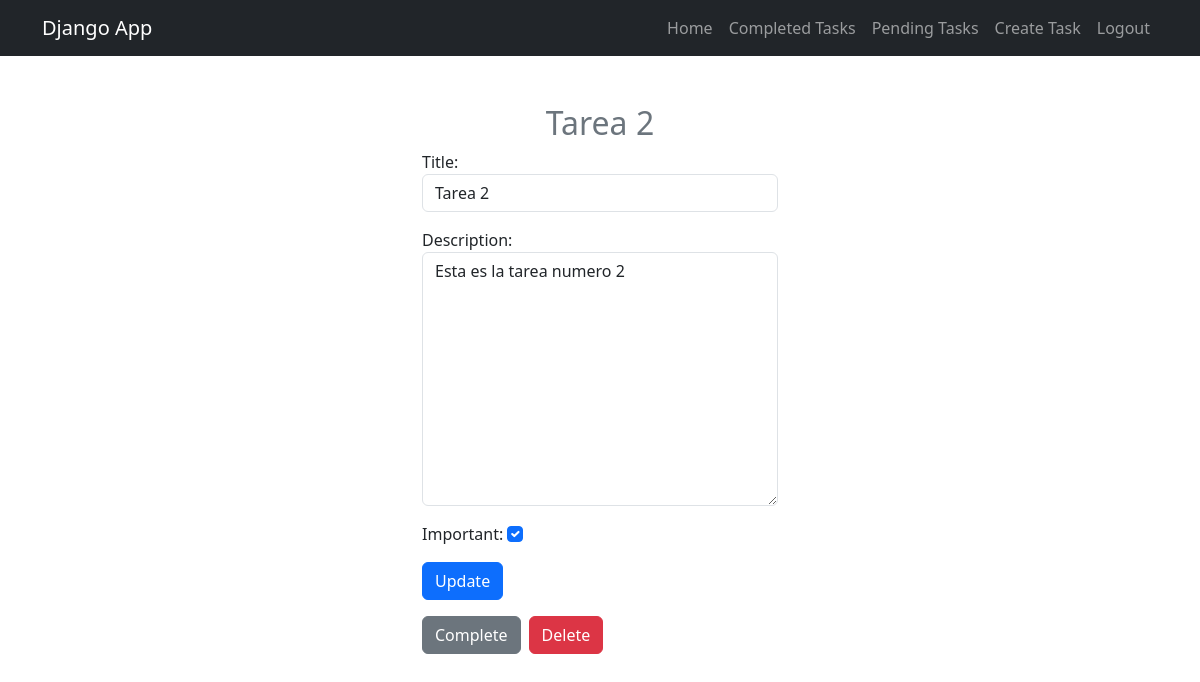
The page /tasks/2/ (signed in) on the database its author committed.
### tasks/models.py (models this page shows, shortened)
class Task(models.Model):
    title = models.CharField(max_length=200, default="")
    description = models.TextField(max_length=1000, default="")
    created = models.DateTimeField(auto_now_add=True)
    datecompleted = models.DateTimeField(null=True, blank=True)
    important = models.BooleanField(default=False)
    user = models.ForeignKey(User, on_delete=models.CASCADE)

### tasks/views.py (the view, shortened to what this page needs)
# urls.py: path('tasks/<int:task_id>/', views.task_detail, name='task_detail'),
@login_required
def task_detail(request, task_id):
    if request.method == 'GET':
        task = get_object_or_404(Task, pk=task_id, user=request.user)
        form = TaskForm(instance=task)
        return render(request, 'task_detail.html', {
            'task': task,
            'form': form
        })

### tasks/forms.py
class TaskForm(forms.ModelForm):
    class Meta:
        model = Task
        fields = ['title', 'description', 'important']
        widgets = {
            'title': forms.TextInput(attrs={'class': 'form-control', 'placeholder': 'Enter title'}),
            'description': forms.Textarea(attrs={'class': 'form-control', 'placeholder': 'Enter a description'}),
            'important': forms.CheckboxInput(attrs={'class': 'form-check-input'}),
        }

### tasks/templates/task_detail.html (shortened to what this page needs)
{% extends 'base.html' %} {% block content %}
<main class="container">
  <div class="row">
    <div class="col-md-4 offset-md-4 mt-5">
      <h2 class="text-secondary text-center">{{task.title}}</h2>
      <form method="POST">
        {% csrf_token %} {{form.as_p}}
        <button class="btn btn-primary">Update</button>
      </form>
      <div class="d-flex mt-3">
        <form action="{% url 'complete_task' task.id %}" method="POST">
          <button class="btn btn-secondary me-2">Complete</button>
        </form>
        <form action="{% url 'delete_task' task.id %}" method="POST">
          <button class="btn btn-danger">Delete</button>
        </form>
      </div>
    </div>
  </div>
</main>
{% endblock %}

### rows shown on the page
Task: title "Tarea 2", description "Esta es la tarea numero 2", important "☑"
